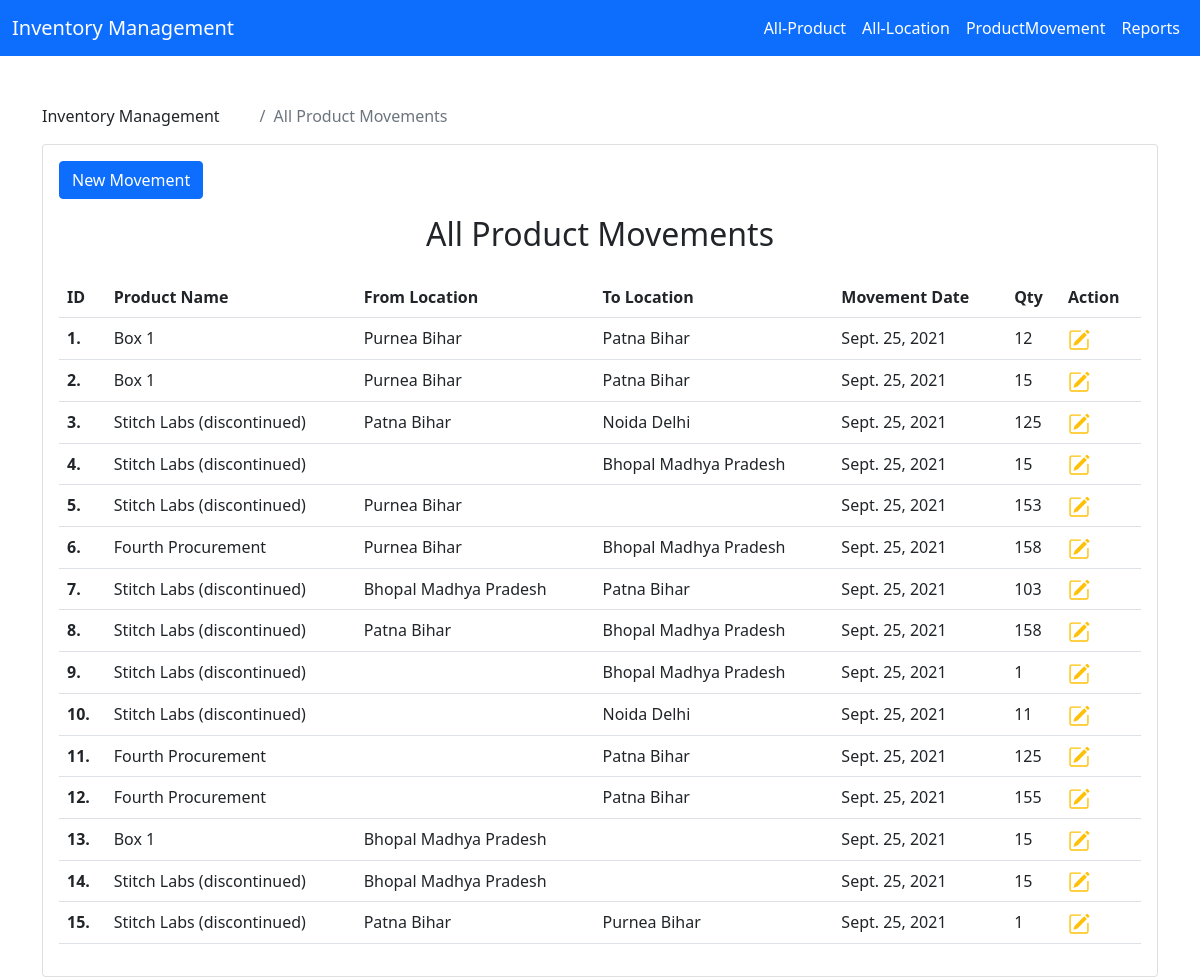
The app's page /all-productmovement, older data.
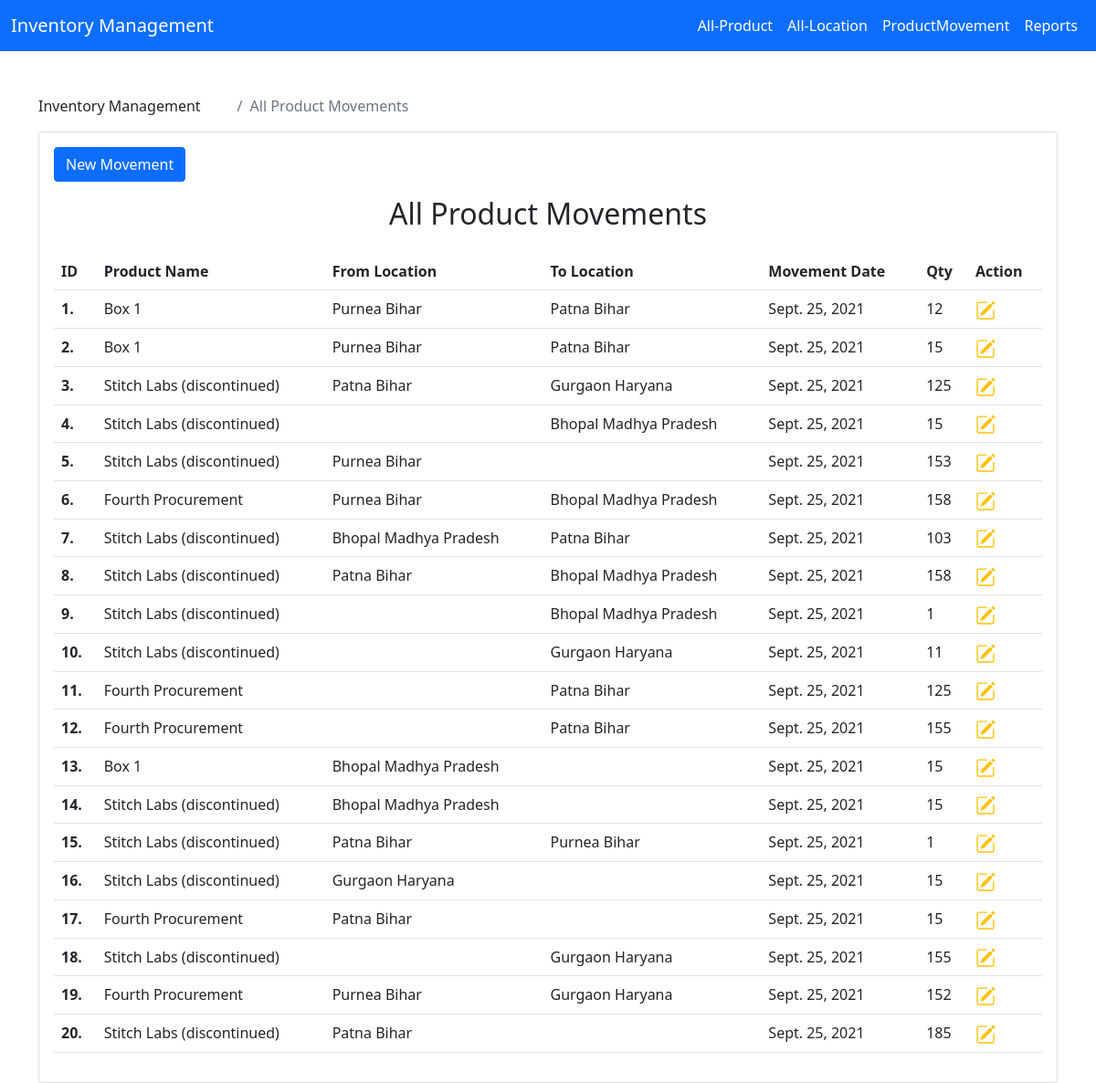
The same page, newer data.
### app/models.py (models this page shows, shortened)
class ProductMovement(models.Model):
    timestamp = models.DateTimeField(auto_now_add=True)
    from_location = models.ForeignKey(WLocat, related_name='from_locations', null=True, blank=True, on_delete=models.CASCADE)
    to_location = models.ForeignKey(WLocat, related_name='to_locations', null=True, blank=True, on_delete=models.CASCADE)
    product_id = models.ForeignKey(Product, on_delete=models.CASCADE)
    qty = models.IntegerField(default=1)

class Product(models.Model):
    product_name = models.CharField(max_length=200)
    product_description = models.CharField(max_length=400)

class WLocat(models.Model):
    city = models.CharField(max_length=200, null=True, blank=True)
    state = models.CharField(max_length=200, null=True, blank=True)

### app/views.py (the view)
# urls.py: path('all-productmovement',Movements.as_view(),name='all-productmovement'),
class Movements(ListView):
    queryset = ProductMovement.objects.all()
    context_object_name = 'allProductMovement'
    template_name = 'movement.html'

### templates/movement.html (shortened to what this page needs)
{% extends 'base.html' %}
{% block content %}
    <div class="container mt-5">
        <div class="row">
            <div class="col-12 mx-auto">
            <div class="page-breadcrumb d-none d-sm-flex align-items-center mb-3">
					<div class="breadcrumb-title pe-3">Inventory Management</div>
					<div class="ps-3">
						<nav aria-label="breadcrumb">
							<ol class="breadcrumb mb-0 p-0">
								<li class="breadcrumb-item active" aria-current="page">All Product Movements</li>
							</ol>
						</nav>
					</div>
				</div>
                <div class="card">
                <div class="col-lg-3 col-xl-2 m-3">
                    <a href="{% url 'add-productmovement' %}" class="btn btn-primary mb-3 mb-lg-0">New Movement</a>
                </div>
                <h2 class="card-title text-center">All Product Movements</h2>
                <div class="card-body">
                <table class="table table-hover">
                    <tr>
                        <th>ID</th>
                        <th>Product Name</th>
                        <th>From Location</th>
                        <th>To Location</th>
                        <th>Movement Date</th>
                        <th>Qty</th>
                        <th>Action</th>
                    </tr>
                    {% for foo in allProductMovement %}
                        <tr>
                            <th>{{ foo.id }}.</th>
                            <td>{{ foo.product_id.product_name }}</td>
                            <td>{{ foo.from_location.city|capfirst }} {{ foo.from_location.state }}</td>
                            <td>{{ foo.to_location.city|capfirst }} {{ foo.to_location.state }}</td>
                            <td>{{ foo.timestamp.date }}</td>
                            <td>{{ foo.qty }}</td>
                            <td>
                                <a href="{% url 'update-product-movement' foo.id %}">
                                    </a>
                            </td>
                        </tr>
                    {% endfor %}
                </table>
            </div>
        </div>
            </div>
        </div>
    </div>
{% endblock %}

### templates/base.html (shortened to what this page needs)
<!DOCTYPE html>
<html lang="en">
<head>
    <link href="https://cdn.jsdelivr.net/npm/bootstrap@5.0.2/dist/css/bootstrap.min.css" rel="stylesheet">
    <link rel="stylesheet" href="https://cdn.jsdelivr.net/npm/bootstrap-icons@1.5.0/font/bootstrap-icons.css">
</head>
<body>
<nav class="navbar navbar-expand-lg navbar-dark bg-primary">
  <div class="container-fluid">
    <a class="navbar-brand" href="{% url 'home' %}">Inventory Management</a>
    <div class="collapse navbar-collapse" id="navbarNavAltMarkup">
      <div class="navbar-nav ms-auto">
        <a class="nav-link active" href="{% url 'home' %}">All-Product</a>
        <a class="nav-link active" href="{% url 'all-location' %}">All-Location</a>
        <a class="nav-link active" href="{% url 'all-productmovement' %}">ProductMovement</a>
        <a class="nav-link active" href="{% url 'report' %}">Reports</a>
      </div>
    </div>
  </div>
</nav>
    {% block content %}
    {% endblock %}
</body>
</html>

Row changes from the older to the newer data that the page shows:
changed through a linked row, ProductMovement id 3: to_location.city "Noida" → "Gurgaon"; to_location.state "Delhi" → "Haryana"
changed through a linked row, ProductMovement id 10: to_location.city "Noida" → "Gurgaon"; to_location.state "Delhi" → "Haryana"
added ProductMovement: id "16", product_id.product_name "Stitch Labs (discontinued)", from_location.city "Gurgaon", from_location.state "Haryana", timestamp "Sept. 25, 2021", qty "15"
added ProductMovement: id "17", product_id.product_name "Fourth Procurement", from_location.city "Patna", from_location.state "Bihar", timestamp "Sept. 25, 2021", qty "15"
added ProductMovement: id "18", product_id.product_name "Stitch Labs (discontinued)", to_location.city "Gurgaon", to_location.state "Haryana", timestamp "Sept. 25, 2021", qty "155"
added ProductMovement: id "19", product_id.product_name "Fourth Procurement", from_location.city "Purnea", from_location.state "Bihar", to_location.city "Gurgaon", to_location.state "Haryana", timestamp "Sept. 25, 2021", qty "152"
added ProductMovement: id "20", product_id.product_name "Stitch Labs (discontinued)", from_location.city "Patna", from_location.state "Bihar", timestamp "Sept. 25, 2021", qty "185"
